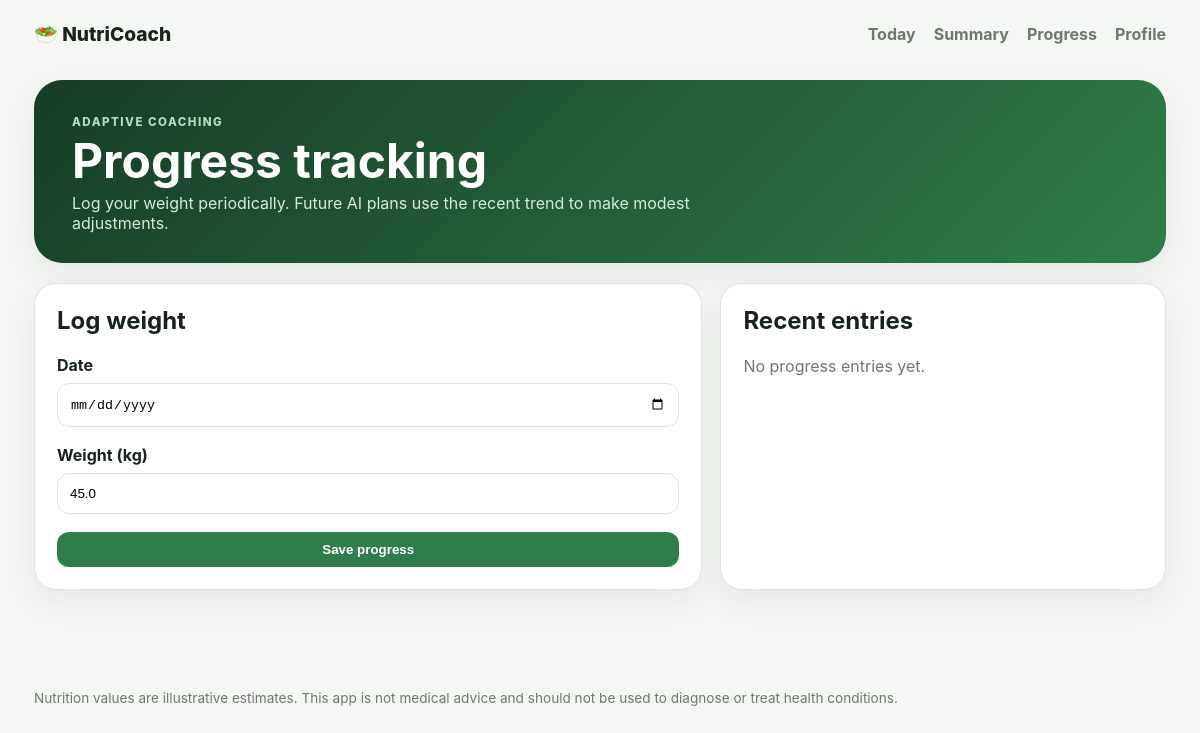
/progress, run on an earlier commit of the app's database.
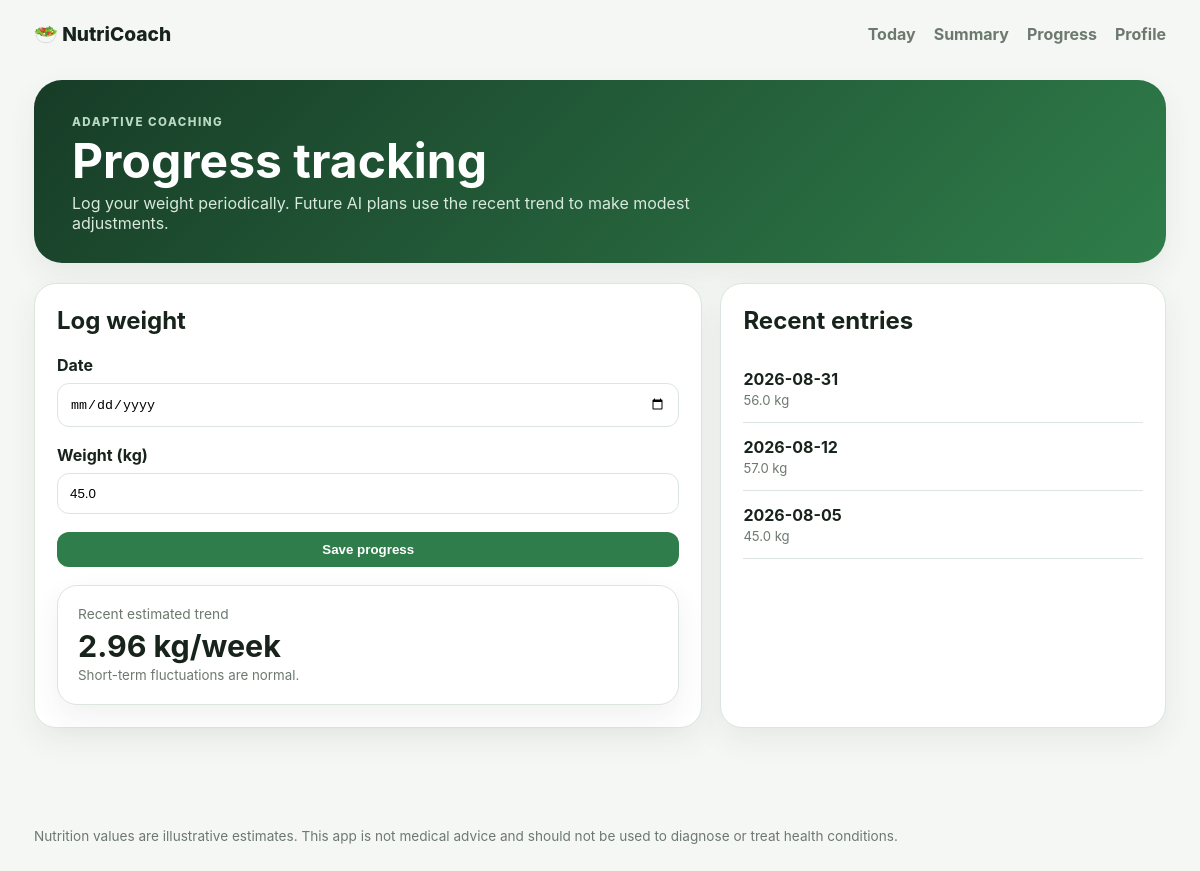
And on a later commit of the database.
### tables this page shows
CREATE TABLE profile (
        id INTEGER PRIMARY KEY CHECK (id = 1),
        name TEXT NOT NULL,
        age INTEGER NOT NULL,
        sex TEXT NOT NULL,
        weight_kg REAL NOT NULL,
        height_cm REAL NOT NULL,
        activity REAL NOT NULL,
        goal TEXT NOT NULL,
        diet TEXT NOT NULL,
        allergies TEXT DEFAULT '',
        dislikes TEXT DEFAULT ''
    );

CREATE TABLE weight_logs (
        id INTEGER PRIMARY KEY AUTOINCREMENT,
        log_date TEXT NOT NULL UNIQUE,
        weight_kg REAL NOT NULL
    );

### app.py (the view, shortened to what this page needs)
@app.route("/progress", methods=["GET", "POST"])
def progress():
    profile = get_profile()
    if not profile:
        return redirect(url_for("profile"))
    conn = db()
    rows = conn.execute("SELECT * FROM weight_logs ORDER BY log_date DESC LIMIT 30").fetchall()
    conn.close()
    return render_template("progress.html", profile=profile, rows=rows, trend=recent_progress())

### app.py (called while the page is built)
def db():
    conn = sqlite3.connect(DB_PATH)
    conn.row_factory = sqlite3.Row
    return conn

def get_profile():
    conn = db()
    row = conn.execute("SELECT * FROM profile WHERE id=1").fetchone()
    conn.close()
    return row

def recent_progress():
    conn = db()
    rows = conn.execute("""
        SELECT log_date, weight_kg
        FROM weight_logs
        ORDER BY log_date DESC
        LIMIT 14
    """).fetchall()
    conn.close()
    rows = list(reversed(rows))
    result = {
        "entries": [{"date": r["log_date"], "weight_kg": r["weight_kg"]} for r in rows],
        "change_kg": None,
        "trend_per_week_kg": None,
    }
    if len(rows) < 2:
        return result
    first, last = rows[0], rows[-1]
    d1 = date.fromisoformat(first["log_date"])
    d2 = date.fromisoformat(last["log_date"])
    days = max((d2 - d1).days, 1)
    change = float(last["weight_kg"]) - float(first["weight_kg"])
    result["change_kg"] = round(change, 2)
    result["trend_per_week_kg"] = round(change / days * 7, 2)
    return result

@app.context_processor
def helpers():
    def pct(value, target):
        if not target:
            return 0
        return min(100, round(value / target * 100))
    return {"pct": pct}

### templates/progress.html
{% extends "base.html" %}
{% block content %}
<section class="hero compact">
  <div>
    <span class="eyebrow">Adaptive coaching</span>
    <h1>Progress tracking</h1>
    <p>Log your weight periodically. Future AI plans use the recent trend to make modest adjustments.</p>
  </div>
</section>
<div class="two-col" style="margin-top:20px">
  <section class="card">
    <h2>Log weight</h2>
    <form method="post" class="form-grid" style="grid-template-columns:1fr">
      <label>Date<input type="date" name="date" required></label>
      <label>Weight (kg)<input type="number" name="weight_kg" step="0.1" min="30" max="350" required value="{{ profile['weight_kg'] }}"></label>
      <button class="primary">Save progress</button>
    </form>
    {% if trend['trend_per_week_kg'] is not none %}
    <div class="stat" style="margin-top:18px">
      <span>Recent estimated trend</span>
      <strong>{{ trend['trend_per_week_kg'] }} kg/week</strong>
      <small>Short-term fluctuations are normal.</small>
    </div>
    {% endif %}
  </section>
  <section class="card">
    <h2>Recent entries</h2>
    {% if rows %}
      {% for r in rows %}
      <div class="log-row"><div><b>{{ r['log_date'] }}</b><span>{{ r['weight_kg'] }} kg</span></div></div>
      {% endfor %}
    {% else %}
      <p class="muted">No progress entries yet.</p>
    {% endif %}
  </section>
</div>
{% endblock %}

### templates/base.html (shortened to what this page needs)
<!doctype html>
<html lang="en">
<head>
  <link rel="stylesheet" href="{{ url_for('static', filename='style.css') }}">
</head>
<body>
<header>
  <div class="brand">🥗 NutriCoach</div>
  <nav>
    <a href="{{ url_for('today') }}">Today</a>
    <a href="{{ url_for('summary') }}">Summary</a>
    <a href="{{ url_for('progress') }}">Progress</a>
    <a href="{{ url_for('profile') }}">Profile</a>
  </nav>
</header>
<main>
  {% block content %}{% endblock %}
</main>
<footer>
  Nutrition values are illustrative estimates. This app is not medical advice and should not be used to diagnose or treat health conditions.
</footer>
</body>
</html>

### static/style.css (style rules this page uses)
:root { --bg:#f5f7f4; --card:#fff; --text:#17231b; --muted:#6d796f; --line:#dde5df; --accent:#2f7d4a; --accent2:#e6f3ea; --danger:#a13e3e; --shadow:0 12px 30px rgba(25,50,33,.07); }
* { box-sizing:border-box }
body { margin:0;font-family:Inter,ui-sans-serif,system-ui,-apple-system,BlinkMacSystemFont,"Segoe UI",sans-serif;background:var(--bg);color:var(--text) }
header { max-width:1180px;margin:0 auto;padding:22px 24px;display:flex;align-items:center;justify-content:space-between }
.brand { font-weight:850;font-size:1.2rem }
nav { display:flex;gap:18px }
nav a { color:var(--muted);text-decoration:none;font-weight:650 }
main { max-width:1180px;margin:auto;padding:12px 24px 60px }
footer { max-width:1180px;margin:20px auto;padding:20px 24px 40px;color:var(--muted);font-size:.85rem }
.hero { background:linear-gradient(135deg,#173c27,#2f7d4a);color:#fff;border-radius:28px;padding:38px;display:flex;justify-content:space-between;gap:24px;align-items:end;box-shadow:var(--shadow) }
.hero.compact { padding:30px 38px }
.hero h1 { font-size:clamp(2rem,4vw,3.2rem);margin:6px 0 8px;line-height:1.03 }
.hero p { margin:0;color:#d8e9dd;max-width:670px }
.eyebrow { text-transform:uppercase;letter-spacing:.13em;font-size:.72rem;font-weight:800;color:#b9d9c3 }
.stat { background:var(--card);border:1px solid var(--line);border-radius:20px;padding:20px;box-shadow:var(--shadow) }
.stat span { display:block;color:var(--muted);font-size:.86rem }
.stat strong { display:block;font-size:1.9rem;margin-top:6px }
.stat small { color:var(--muted) }
.card { background:var(--card);border:1px solid var(--line);border-radius:22px;padding:22px;box-shadow:var(--shadow) }
button,.button { border:0;border-radius:12px;padding:10px 14px;font-weight:800;cursor:pointer;text-decoration:none;display:inline-flex;align-items:center;justify-content:center }
.primary { background:var(--accent);color:#fff }
.form-grid { display:grid;grid-template-columns:1fr 1fr;gap:18px;margin-top:20px }
.form-grid label { font-weight:750 }
.form-grid input,.form-grid select { display:block;width:100%;margin-top:8px;padding:12px;border:1px solid var(--line);border-radius:12px;background:#fff }
.two-col { display:grid;grid-template-columns:1.2fr .8fr;gap:18px }
.two-col h2 { margin-top:0 }
.log-row { display:flex;justify-content:space-between;gap:12px;align-items:center;border-bottom:1px solid var(--line);padding:14px 0 }
.log-row span { display:block;color:var(--muted);font-size:.82rem;margin-top:3px }

What changed in the data, as far as the page shows it:
added weight_logs: log_date "2026-08-31", weight_kg "56.0"
added weight_logs: log_date "2026-08-12", weight_kg "57.0"
added weight_logs: log_date "2026-08-05", weight_kg "45.0"
Also different on the page:
{{ trend['trend_per_week_kg'] }}: (not shown) → "2.96"
text no longer shown: "No progress entries yet."
text now shown: "Recent estimated trend kg/week Short-term fluctuations are normal."
